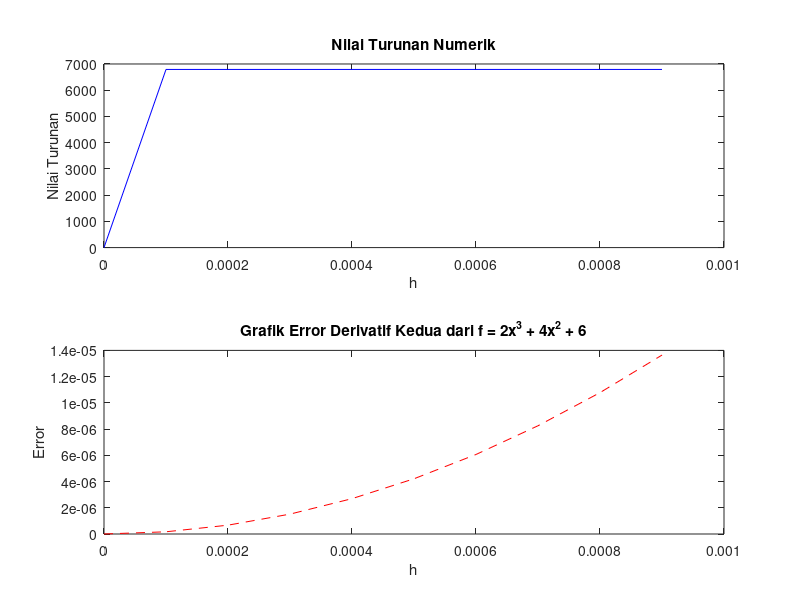

Reproduce this figure in MATLAB.
clc; clear;
function f = fx(x)
    f = 10 * x^5 + 18 * x^4 + 28*x^3 + 7*x^2 + 6;
end

h(1) = 0;
x0 = 3;
eksak = 6792;
nilai_h = 0.0001;

fprintf('--------------------------------------------------------------\n');
fprintf('   h           Nilai Turunan            Error\n');
fprintf('--------------------------------------------------------------\n');

for i = 2:10
    h(i) = h(i-1) + nilai_h;
    diff = (fx(x0 + h(i)) - fx(x0 - h(i))) / (2 * h(i));
    error(i) = abs(diff - eksak) * 100 / diff;
    hasil_turunan(i) = diff;
    %display(['nilai turunan dengan h = ', num2str(h(i)), ' adalah ', num2str(hasil_turunan(i))])
    %display(['nilai error dengan h = ', num2str(h(i)), ' adalah ', num2str(error(i))])
    fprintf('%10.6f   %15.6f   %15.6f\n', h(i), hasil_turunan(i), error(i));
end

fprintf('--------------------------------------------------------------\n');

subplot(2,1,1); %plot nilai turunan dari iterasi nilai h
plot(h, hasil_turunan, 'b-');
title('Nilai Turunan Numerik');
xlabel('h');
ylabel('Nilai Turunan');

subplot(2,1,2); %plot nilai error dari iterasi nilai h
plot(h, error, 'r--');
title('Grafik Error Derivatif Kedua dari f = 2x^3 + 4x^2 + 6');
xlabel('h');
ylabel('Error');
